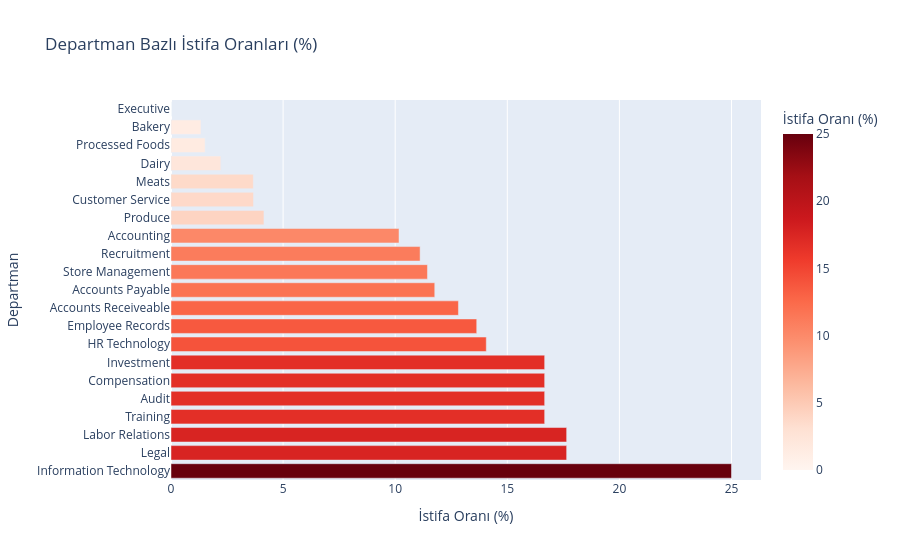

Write notebook code for a chart like this one.
### Markdown cell above
<div style="background-color: #1e293b; border-left: 4px solid #ef4444; border-radius: 6px; padding: 15px 20px; color: #ffffff; font-family: 'Inter', sans-serif; margin-top: 15px; margin-bottom: 10px;">
    <h3 style="margin: 0; color: #ffffff; font-size: 16px; font-weight: 600; margin-bottom: 8px;">2.3. Departman Bazlı İstifa Oranları</h3>
    <p style="margin: 0; color: #cbd5e1; font-size: 14px; line-height: 1.5;">Farklı departmanlardaki çalışan istifa oranlarını karşılaştıralım.</p>
</div>

### Code cell
dept_churn = df.groupby('department_name')['target'].mean().reset_index()
dept_churn['target'] = dept_churn['target'] * 100
dept_churn = dept_churn.sort_values('target', ascending=False)

fig_dept = px.bar(
    dept_churn, x="target", y="department_name", orientation="h",
    title="Departman Bazlı İstifa Oranları (%)",
    color="target", color_continuous_scale="Reds",
    labels={'target': 'İstifa Oranı (%)', 'department_name': 'Departman'}
)
fig_dept.show()

### Figure 1 — Plotly figure (JSON) as saved in the notebook; plotly's stock layout.template omitted (floating-point values rounded to 4 significant figures)
{"data": [{"hovertemplate": "İstifa Oranı (%)=%{marker.color}<br>Departman=%{y}<extra></extra>", "legendgroup": "", "marker": {"color": [25.0, 17.65, 17.65, 16.67, 16.67, 16.67, 16.67, 14.06, 13.64, 12.82, 11.76, 11.44, 11.11, 10.17, 4.146, 3.679, 3.671, 2.221, 1.523, 1.336, 0.0], "coloraxis": "coloraxis", "pattern": {"shape": ""}}, "name": "", "orientation": "h", "showlegend": false, "textposition": "auto", "type": "bar", "x": [25.0, 17.65, 17.65, 16.67, 16.67, 16.67, 16.67, 14.06, 13.64, 12.82, 11.76, 11.44, 11.11, 10.17, 4.146, 3.679, 3.671, 2.221, 1.523, 1.336, 0.0], "xaxis": "x", "y": ["Information Technology", "Legal", "Labor Relations", "Training", "Audit", "Compensation", "Investment", "HR Technology", "Employee Records", "Accounts Receiveable", "Accounts Payable", "Store Management", "Recruitment", "Accounting", "Produce", "Customer Service", "Meats", "Dairy", "Processed Foods", "Bakery", "Executive"], "yaxis": "y"}], "layout": {"barmode": "relative", "coloraxis": {"colorbar": {"title": {"text": "İstifa Oranı (%)"}}, "colorscale": [[0, "rgb(255,245,240)"], [0.125, "rgb(254,224,210)"], [0.25, "rgb(252,187,161)"], [0.375, "rgb(252,146,114)"], [0.5, "rgb(251,106,74)"], [0.625, "rgb(239,59,44)"], [0.75, "rgb(203,24,29)"], [0.875, "rgb(165,15,21)"], [1, "rgb(103,0,13)"]]}, "legend": {"tracegroupgap": 0}, "title": {"text": "Departman Bazlı İstifa Oranları (%)"}, "xaxis": {"anchor": "y", "domain": [0, 1], "title": {"text": "İstifa Oranı (%)"}}, "yaxis": {"anchor": "x", "domain": [0, 1], "title": {"text": "Departman"}}}}
